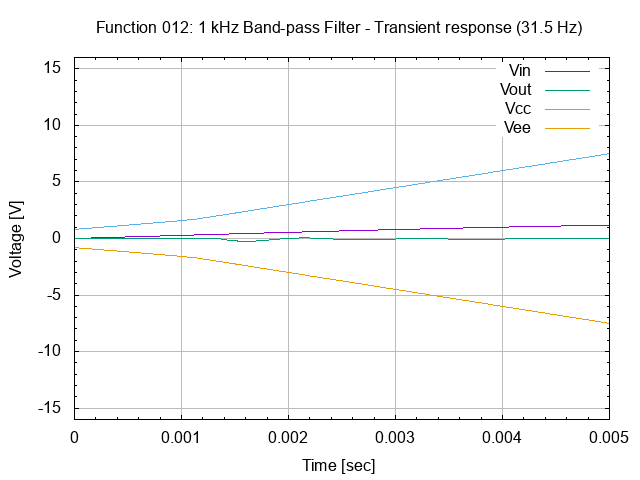

The script that saved this image:
# set terminal
set term png

# set graph
set output "26.012.00.01.03.03.png"
set title "Function 012: 1 kHz Band-pass Filter - Transient response (31.5 Hz)"

# setup Y-axis
set yrange [-16:16]
set grid ytics lt 1 lw 1 lc rgb "#bbbbbb"
set mytics
set ylabel "Voltage [V]"

# setup X-axis
set grid xtics lt 1 lw 1 lc rgb "#bbbbbb"
set mxtics
set xrange [0:0.005]
set xlabel "Time [sec]"

# setup plot style
set style data lines
plot '26.012.00.01.03.dat' using 1:2 title "Vin", \
     '26.012.00.01.03.dat' using 1:3 title "Vout", \
     '26.012.00.01.03.dat' using 1:4 title "Vcc", \
     '26.012.00.01.03.dat' using 1:5 title "Vee"

# set output back to default
set output

# reset terminal type
set terminal pop
